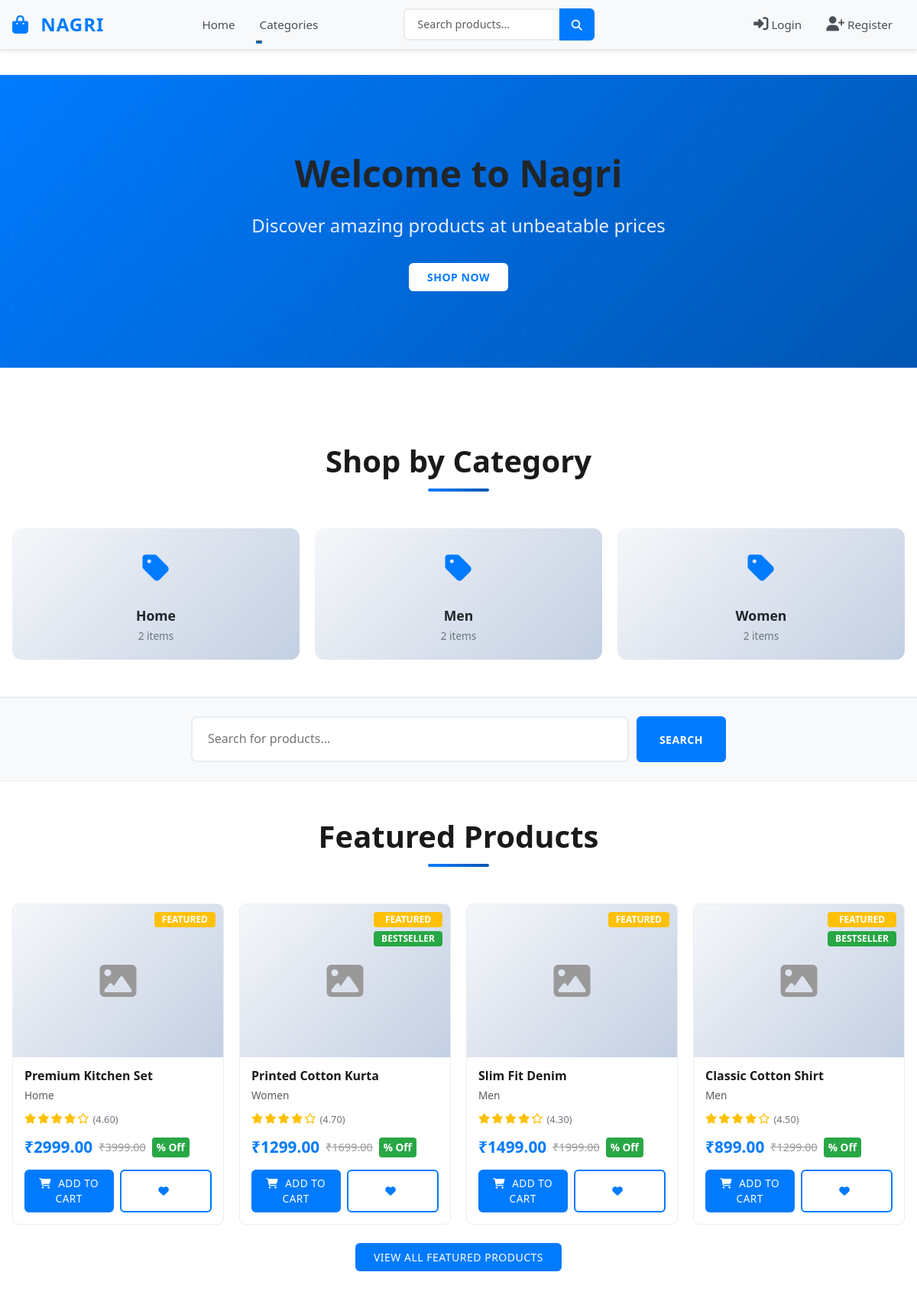
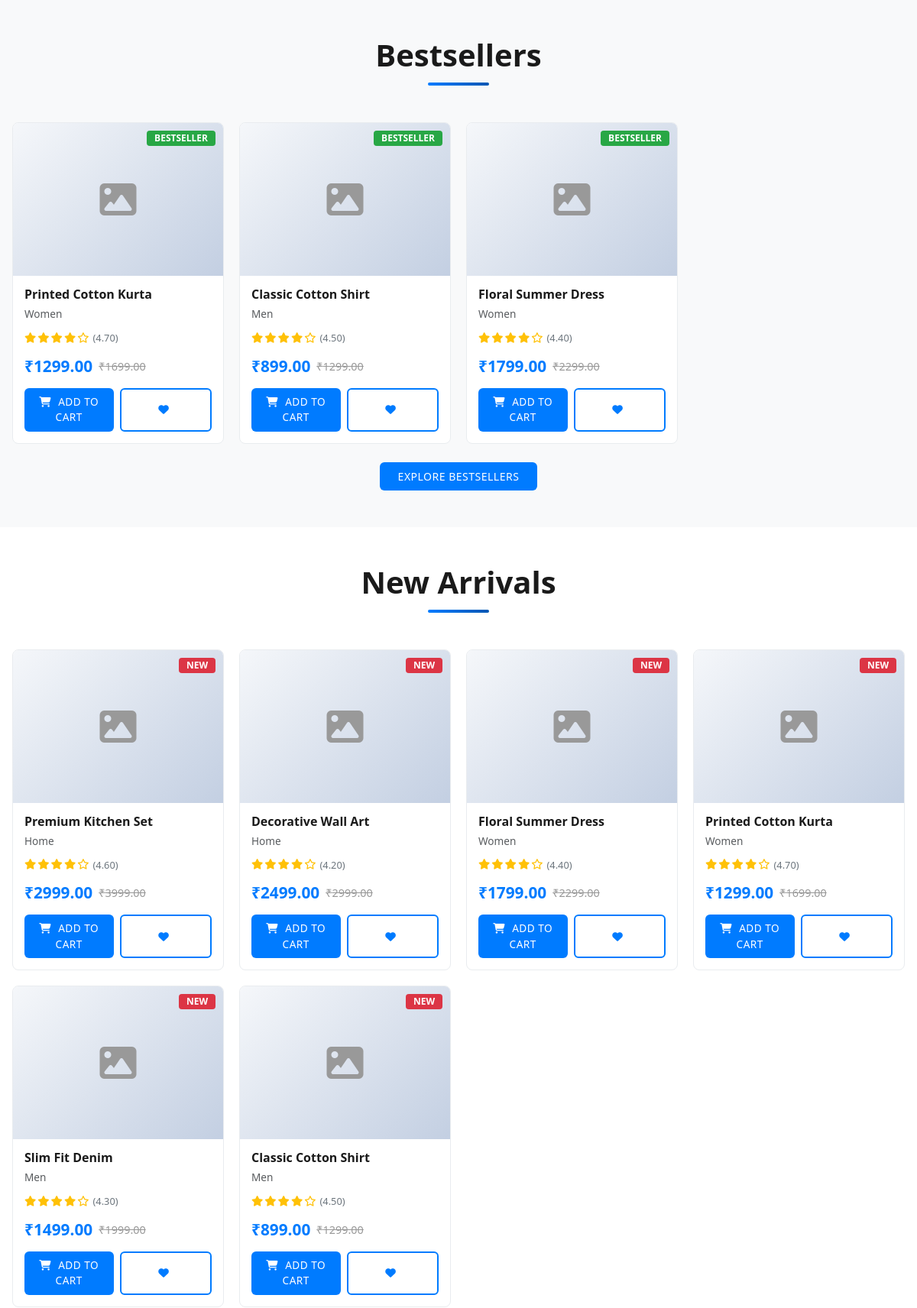
The page / (upper part) on the database its author committed (2 pictures, top to bottom).
### products/models.py (models this page shows, shortened)
class Category(models.Model):
    name = models.CharField(max_length=100)
    slug = models.SlugField(unique=True)
    description = models.TextField(blank=True, null=True)
    created_at = models.DateTimeField(auto_now_add=True)
    updated_at = models.DateTimeField(auto_now=True)

class Product(models.Model):
    name = models.CharField(max_length=200)
    slug = models.SlugField(unique=True)
    category = models.ForeignKey(Category, on_delete=models.CASCADE, related_name="products")
    subcategory = models.ForeignKey(SubCategory, on_delete=models.SET_NULL, related_name="products", null=True, blank=True)
    short_description = models.TextField(blank=True, null=True)
    description = models.TextField(blank=True, null=True)
    brand = models.CharField(max_length=100, blank=True, null=True)
    tags = models.CharField(max_length=255, blank=True, null=True)
    price = models.DecimalField(max_digits=10, decimal_places=2)
    compare_price = models.DecimalField(max_digits=10, decimal_places=2, default=0.00)
    rating = models.DecimalField(max_digits=3, decimal_places=2, default=0.00)
    image = models.ImageField(upload_to="products/", blank=True, null=True)
    is_featured = models.BooleanField(default=False)
    is_bestseller = models.BooleanField(default=False)
    is_active = models.BooleanField(default=True)
    created_at = models.DateTimeField(auto_now_add=True)
    updated_at = models.DateTimeField(auto_now=True)

### unyan/views.py (the view)
# urls.py: path("", views.home, name="home"),
def home(request):
    featured_products = Product.objects.filter(is_featured=True, is_active=True).order_by('-created_at')[:6]
    bestseller_products = Product.objects.filter(is_bestseller=True, is_active=True).order_by('-rating')[:6]
    new_arrivals = Product.objects.filter(is_active=True).order_by('-created_at')[:6]
    top_rated_products = Product.objects.filter(is_active=True).order_by('-rating')[:6]
    categories = Category.objects.all().order_by('name')
    orders_count = 0
    if request.user.is_authenticated:
        orders_count = Order.objects.filter(user=request.user).count()
    context = {
        'featured_products': featured_products,
        'bestseller_products': bestseller_products,
        'new_arrivals': new_arrivals,
        'top_rated_products': top_rated_products,
        'categories': categories,
        'orders_count': orders_count,
    }
    return render(request, 'home/home.html', context)

### templates/home/home.html (shortened to what this page needs)
{% extends 'base/base.html' %}
{% load static %}
{% block extra_css %}
    <link rel="stylesheet" href="{% static 'css/home/home.css' %}">
{% endblock %}
{% block content %}
<section class="hero-banner">
    <div class="hero-content">
        <h1>Welcome to Nagri</h1>
        <p>Discover amazing products at unbeatable prices</p>
        <a href="{% url 'product_list' %}" class="btn btn-primary btn-lg">Shop Now</a>
    </div>
</section>
<section class="categories-section py-5">
    <div class="container">
        <h2 class="section-title">Shop by Category</h2>
        <div class="categories-grid">
            {% for category in categories %}
            <a href="{% url 'product_list' %}?category={{ category.id }}" class="category-card">
                <div class="category-icon">
                    <i class="fas fa-tag"></i>
                </div>
                <h4>{{ category.name }}</h4>
                <span class="category-count">{{ category.products.count }} items</span>
            </a>
            {% endfor %}
        </div>
    </div>
</section>
<section class="search-section py-4 bg-light">
    <div class="container">
        <div class="search-box">
            <form method="get" action="{% url 'product_list' %}" class="search-form-large">
                <input type="text" name="search" class="search-input-large" placeholder="Search for products..." value="">
                <button type="submit" class="btn btn-primary">Search</button>
            </form>
        </div>
    </div>
</section>
{% if featured_products %}
<section class="products-section py-5">
    <div class="container">
        <h2 class="section-title">Featured Products</h2>
        <div class="products-grid">
            {% for product in featured_products %}
            <div class="product-card">
                <div class="product-image">
                    {% if product.image %}
                        <img src="{{ product.image.url }}" alt="{{ product.name }}" class="img-fluid">
                    {% else %}
                        <div class="placeholder-image">
                            <i class="fas fa-image"></i>
                        </div>
                    {% endif %}
                    <div class="product-badges">
                        {% if product.is_featured %}
                            <span class="badge badge-featured">Featured</span>
                        {% endif %}
                        {% if product.is_bestseller %}
                            <span class="badge badge-bestseller">Bestseller</span>
                        {% endif %}
                    </div>
                </div>
                <div class="product-info">
                    <h5 class="product-name">{{ product.name }}</h5>
                    <p class="product-category text-muted">{{ product.category.name }}</p>
                    <div class="product-rating">
                        <div class="stars">
                            {% for i in "12345" %}
                                {% if forloop.counter <= product.rating %}
                                    <i class="fas fa-star"></i>
                                {% else %}
                                    <i class="far fa-star"></i>
                                {% endif %}
                            {% endfor %}
                        </div>
                        <span class="rating-value">({{ product.rating }})</span>
                    </div>
                    <div class="product-prices">
                        <span class="price">₹{{ product.price }}</span>
                        {% if product.compare_price and product.compare_price > product.price %}
                            <span class="original-price">₹{{ product.compare_price }}</span>
                            <span class="discount">{{ discount_percent }}% Off</span>
                        {% endif %}
                    </div>
                    <div class="product-actions">
                        <button class="btn btn-primary btn-sm add-to-cart" data-product-id="{{ product.id }}">
                            <i class="fas fa-shopping-cart"></i> Add to Cart
                        </button>
                        <button class="btn btn-outline-primary btn-sm add-to-wishlist" data-product-id="{{ product.id }}">
                            <i class="fas fa-heart"></i>
                        </button>
                    </div>
                </div>
            </div>
            {% endfor %}
        </div>
        <div class="text-center mt-4">
            <a href="{% url 'product_list' %}" class="btn btn-primary btn-lg">View All Featured Products</a>
        </div>
    </div>
</section>
{% endif %}
{% if bestseller_products %}
<section class="products-section py-5 bg-light">
    <div class="container">
        <h2 class="section-title">Bestsellers</h2>
        <div class="products-grid">
            {% for product in bestseller_products %}
            <div class="product-card">
                <div class="product-image">
                    {% if product.image %}
                        <img src="{{ product.image.url }}" alt="{{ product.name }}" class="img-fluid">
                    {% else %}
                        <div class="placeholder-image">
                            <i class="fas fa-image"></i>
                        </div>
                    {% endif %}
                    <div class="product-badges">
                        {% if product.is_bestseller %}
                            <span class="badge badge-bestseller">Bestseller</span>
                        {% endif %}
                    </div>
                </div>
                <div class="product-info">
                    <h5 class="product-name">{{ product.name }}</h5>
                    <p class="product-category text-muted">{{ product.category.name }}</p>
                    <div class="product-rating">
                        <div class="stars">
                            {% for i in "12345" %}
                                {% if forloop.counter <= product.rating %}
                                    <i class="fas fa-star"></i>
                                {% else %}
                                    <i class="far fa-star"></i>
                                {% endif %}
                            {% endfor %}
                        </div>
                        <span class="rating-value">({{ product.rating }})</span>
                    </div>
                    <div class="product-prices">
                        <span class="price">₹{{ product.price }}</span>
                        {% if product.compare_price and product.compare_price > product.price %}
                            <span class="original-price">₹{{ product.compare_price }}</span>
                        {% endif %}
                    </div>
                    <div class="product-actions">
                        <button class="btn btn-primary btn-sm add-to-cart" data-product-id="{{ product.id }}">
                            <i class="fas fa-shopping-cart"></i> Add to Cart
                        </button>
                        <button class="btn btn-outline-primary btn-sm add-to-wishlist" data-product-id="{{ product.id }}">
                            <i class="fas fa-heart"></i>
                        </button>
                    </div>
                </div>
            </div>
            {% endfor %}
        </div>
        <div class="text-center mt-4">
            <a href="{% url 'product_list' %}" class="btn btn-primary btn-lg">Explore Bestsellers</a>
        </div>
    </div>
</section>
{% endif %}
{% if new_arrivals %}
<section class="products-section py-5">
    <div class="container">
        <h2 class="section-title">New Arrivals</h2>
        <div class="products-grid">
            {% for product in new_arrivals %}
            <div class="product-card">
                <div class="product-image">
                    {% if product.image %}
                        <img src="{{ product.image.url }}" alt="{{ product.name }}" class="img-fluid">
                    {% else %}
                        <div class="placeholder-image">
                            <i class="fas fa-image"></i>
                        </div>
                    {% endif %}
                    <div class="product-badges">
                        <span class="badge badge-new">New</span>
                    </div>
                </div>
                <div class="product-info">
                    <h5 class="product-name">{{ product.name }}</h5>
                    <p class="product-category text-muted">{{ product.category.name }}</p>
                    <div class="product-rating">
                        <div class="stars">
                            {% for i in "12345" %}
                                {% if forloop.counter <= product.rating %}
                                    <i class="fas fa-star"></i>
                                {% else %}
                                    <i class="far fa-star"></i>
                                {% endif %}
                            {% endfor %}
                        </div>
                        <span class="rating-value">({{ product.rating }})</span>
                    </div>
                    <div class="product-prices">
                        <span class="price">₹{{ product.price }}</span>
                        {% if product.compare_price and product.compare_price > product.price %}
                            <span class="original-price">₹{{ product.compare_price }}</span>
                        {% endif %}
                    </div>
                    <div class="product-actions">
                        <button class="btn btn-primary btn-sm add-to-cart" data-product-id="{{ product.id }}">
                            <i class="fas fa-shopping-cart"></i> Add to Cart
                        </button>
                        <button class="btn btn-outline-primary btn-sm add-to-wishlist" data-product-id="{{ product.id }}">
                            <i class="fas fa-heart"></i>
                        </button>
                    </div>
                </div>
            </div>
            {% endfor %}
        </div>
    </div>
</section>
{% endif %}
{% endblock %}

### static/css/base/base.css (style rules this page uses)
:root { --primary-color: #007bff; --secondary-color: #6c757d; --success-color: #28a745; --danger-color: #dc3545; --warning-color: #ffc107; --info-color: #17a2b8; --light-color: #f8f9fa; --dark-color: #343a40; --text-primary: #212529; --text-secondary: #6c757d; --border-color: #dee2e6; --shadow-sm: 0 0.125rem 0.25rem rgba(0, 0, 0, 0.075); --shadow-md: 0 0.5rem 1rem rgba(0, 0, 0, 0.15); --shadow-lg: 0 1rem 3rem rgba(0, 0, 0, 0.175); --transition: all 0.3s ease; }
* { margin: 0; padding: 0; box-sizing: border-box; }
html { scroll-behavior: smooth; }
body { font-family: 'Segoe UI', Tahoma, Geneva, Verdana, sans-serif; font-size: 16px; line-height: 1.6; color: var(--text-primary); background-color: #ffffff; overflow-x: hidden; }
h1, h2, h3, h4, h5, h6 { font-weight: 600; margin-bottom: 1rem; color: var(--text-primary); }
h1 { font-size: 2.5rem; }
h2 { font-size: 2rem; }
h4 { font-size: 1.5rem; }
h5 { font-size: 1.25rem; }
p { margin-bottom: 1rem; color: var(--text-secondary); }
a { color: var(--primary-color); text-decoration: none; transition: var(--transition); }
.btn { padding: 0.5rem 1.5rem; font-weight: 500; border-radius: 0.375rem; transition: var(--transition); text-transform: uppercase; letter-spacing: 0.5px; font-size: 0.875rem; cursor: pointer; border: none; }
.btn-primary { background-color: var(--primary-color); color: white; }
.container { max-width: 1200px; margin: 0 auto; padding: 0 1rem; }
.badge { padding: 0.375rem 0.75rem; border-radius: 10rem; font-size: 0.8rem; font-weight: 500; }
.mt-4 { margin-top: 2rem; }
.text-center { text-align: center; }
.text-muted { color: var(--text-secondary); }

### static/css/base/navbar.css (style rules this page uses)
.badge { font-size: 0.65rem; padding: 0.25rem 0.5rem; }

### rows shown on the page
Category: name "Home", products.count "2"
Category: name "Men", products.count "2"
Category: name "Women", products.count "2"
Product: is_featured "FEATURED", name "Premium Kitchen Set", category.name "Home", rating "4.60", price "2999.00", compare_price "3999.00"
Product: is_featured "FEATURED", is_bestseller "BESTSELLER", name "Printed Cotton Kurta", category.name "Women", rating "4.70", price "1299.00", compare_price "1699.00"
Product: is_featured "FEATURED", name "Slim Fit Denim", category.name "Men", rating "4.30", price "1499.00", compare_price "1999.00"
Product: is_featured "FEATURED", is_bestseller "BESTSELLER", name "Classic Cotton Shirt", category.name "Men", rating "4.50", price "899.00", compare_price "1299.00"
Product: is_bestseller "BESTSELLER", name "Floral Summer Dress", category.name "Women", rating "4.40", price "1799.00", compare_price "2299.00"
Product: name "Decorative Wall Art", category.name "Home", rating "4.20", price "2499.00", compare_price "2999.00"
